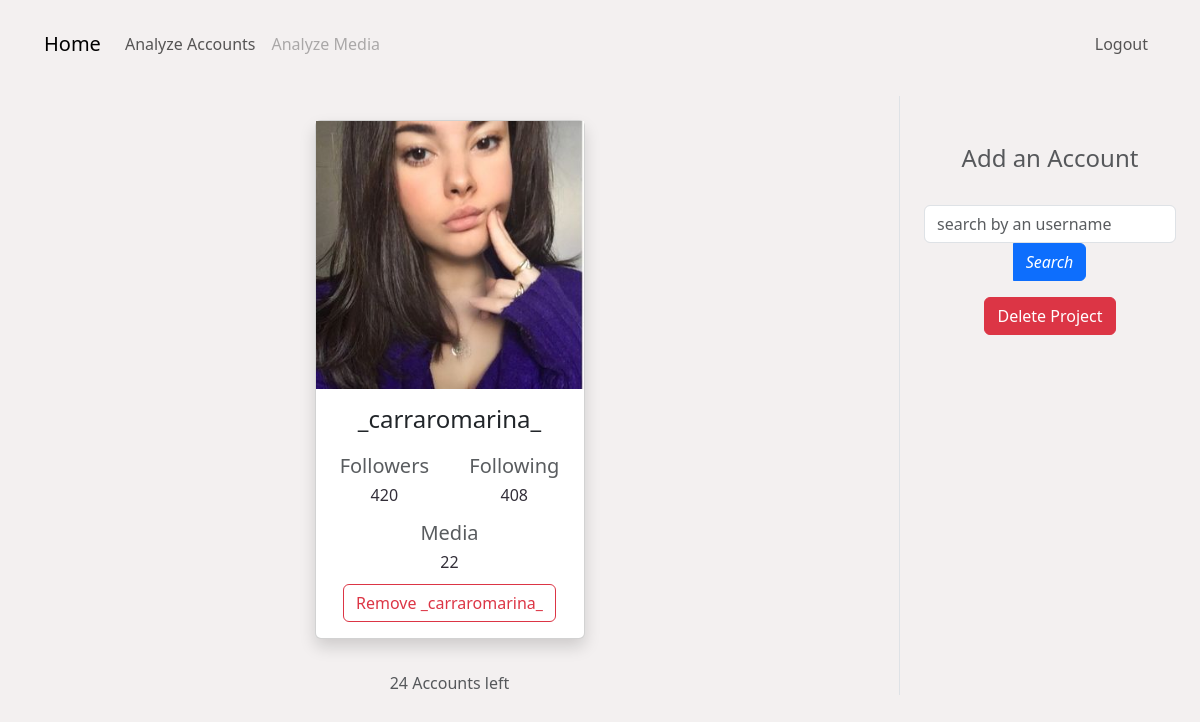
The page /projects/?id=dl7vtr0kcgfi7enf5ssj (signed in) on the database its author committed.
### projects/models.py (models this page shows, shortened)
class projectAccounts(models.Model):
    id = models.CharField(max_length=20, primary_key=True, default=idgen)
    account = models.ForeignKey(instaAccounts, on_delete=models.CASCADE, default=idgen)
    project = models.ForeignKey(Project, on_delete=models.CASCADE)
    visiblity = models.BooleanField(default=True)

class Project(models.Model):
    id = models.CharField(max_length=20, primary_key=True, default=idgen)
    name = models.CharField(max_length=50)
    cDate = models.DateTimeField(default=timezone.now)
    user = models.ForeignKey(User, on_delete=models.CASCADE)
    size = models.IntegerField(default=25)

### accounts/models.py (models this page shows)
class instaAccounts(models.Model):
    username = models.CharField(max_length=30)
    userId = models.CharField(primary_key=True, max_length=20, default=idgen)
    followers = models.JSONField(default=dict)
    following = models.JSONField(default=dict)
    medias = models.JSONField(default=dict)
    isVerified = models.BooleanField(default=False)
    isBusiness = models.BooleanField(default=False)
    businessCategory = models.CharField(max_length=50, default=None, blank=True, null=True)
    category = models.CharField(max_length=50, default=None, blank=True, null=True)
    dailyTrending = models.JSONField(default=dict)
    dataIn = models.JSONField(default=dict)
    views = models.IntegerField(default=0)
    likes = models.IntegerField(default=0)
    comments = models.IntegerField(default=0)
    hashtags = models.TextField(default=" ")
    bio = models.TextField(default=" ")
    def __str__(self):
        return self.username

### projects/views.py (the view, shortened to what this page needs)
# urls.py: path('projects/', include('projects.urls')),
def projects(request):
    result = None
    check = True
    if request.user.is_authenticated:
        projectId = request.GET.get("id", "")
        userId = request.user.username
        key = request.GET.get("key", "")
        user = User.objects.filter(username=userId).first()
        if user.project_set.filter(id=projectId).exists():
            return render(
                request,
                "projects/viewProject.html",
                {
                    "accounts": projectAccounts.objects.filter(project=projectId).all(),
                    "project": Project.objects.filter(id=projectId).first(),
                    "result": result,
                    "check": check
                }
            )
    else:
        return redirect("login")

### projects/templates/projects/viewProject.html (shortened to what this page needs)
{% extends "projects/base.html" %}
{% load bootstrap5 %}
{% load static %}
{% load humanize %}
{% block head %}
    <link rel="stylesheet" href="{% static 'projects/viewProject.css' %}">
    <link rel="stylesheet" href="{% static 'projects/load.css' %}">
{% endblock %}
{% block navcontent %}
    <li class="nav-item">
        <a  class="nav-link" href="{% url 'analyze-accounts' %}?id={{ project.id }}" onclick="showLoading()">
            Analyze Accounts
        </a>
    </li>
    <li class="nav-item ">
        <a  class="nav-link disabled" href="{% url 'analyze-media' %}?id={{ project.id }}&" onclick="showLoading()">
            Analyze Media
        </a>
    </li>
{% endblock %}
{% block content %}
    <div id="main" class="mt-4">
        <div class="container-fluid">
            <div class="row">
                <div class="col-md-9 border-end">
                    {% if accounts %}
                        <div class="row row-cols-auto mt-3">
                            {% for account in accounts %}
                                <div class="col mx-auto my-2">
                                    <div class="card account-card shadow">
                                        <img src="{% static 'accounts/profilePictures/'|add:account.account.userId|add:'.png' %}" alt="{{ account.account }}">
                                        <div class="card-body">
                                            <h4 class="card-title text-center mb-3">{{ account.account }}</h4>
                                                <div class="row row-cols-auto">
                                                    <div class="col mx-auto my-1">
                                                        <h5 class="text-muted text-center account-details-head">
                                                            Followers
                                                        </h5>
                                                        <h6 class="account-details text-center">
                                                            {{ account.account.followers.today|intcomma }}
                                                        </h6>
                                                    </div>
                                                    <div class="col mx-auto my-1">
                                                        <h5 class="text-muted text-center">
                                                            Following
                                                        </h5>
                                                        <h6 class="account-details text-center">
                                                            {{ account.account.following.today|intcomma }}
                                                        </h6>
                                                    </div>
                                                    <div class="col mx-auto my-1">
                                                        <h5 class="text-muted text-center">
                                                            Media
                                                        </h5>
                                                        <h6 class="account-details text-center">
                                                            {{ account.account.medias.today|intcomma }}
                                                        </h6>
                                                    </div>
                                                </div>
                                                <div class="row row-cols-auto">
                                                    <div class="col mx-auto">
                                                        <form method="post">
                                                            <button class="btn btn-outline-danger" type="submit">Remove {{ account.account.username }}</button>
                                                        </form>
                                                    </div>
                                                </div>
                                            </div>
                                    </div>
                                </div>
                            {% endfor %}
                        </div>
                        <div class="row">
                            <div class="col text-center text-muted mt-4">
                                {{ project.size }} Accounts left
                            </div>
                        </div>
                    {% else %}
                        <h3 class="text-muted align-middle">
                            Your Project is Empty
                        </h3>
                    {% endif %}
                </div>
                <div class="col-md-3">
                    <div class="container mt-5" id="add-account">
                        <div class="row mt-5">
                            <h4 class="text-muted text-center">
                                Add an Account
                            </h4>
                        </div>
                        <div class="row mt-2">
                            <div class="col my-3">
                                <form method="GET">
                                    <div class="input-group d-flex justify-content-center">
                                        <div class="form-outline">
                                            <input required name="key" placeholder="search by an username" type="text" id="form1" class="form-control" />
                                        </div>
                                        <button type="submit" class="btn btn-primary">
                                            <i class="fas fa-search">Search</i>
                                        </button>
                                    </div>
                                </form>
                            </div>
                        </div>
                    </div>
                    <div class="row row-cols-auto">
                        <div class="col mx-auto">
                            <form method="post">
                                <button type="submit" class="btn btn-danger">
                                    Delete Project
                                </button>
                            </form>
                        </div>
                    </div>
                </div>
            </div>
        </div>
    </div>
{% endblock content %}

### projects/static/projects/main.css (style rules this page uses)
body { background: rgba(241, 237, 237, 0.8); }

### projects/static/projects/viewProject.css (style rules this page uses)
img { max-width: 270px; }
.account-card { max-width: 270px; }
.account-details { color: #322e38; }
.btn-outline-danger { z-index: 2; position: relative; }

### rows shown on the page
projectAccounts: account.username (picture), account "_carraromarina_", account.followers.today "420", account.following.today "408", account.medias.today "22", account.username "_carraromarina_"
Project: size "24"
